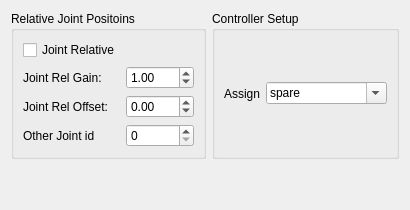
      <widget class="QWidget" name="tab_4">
       <attribute name="title">
        <string>Advanced</string>
       </attribute>
       <layout class="QGridLayout" name="gridLayout_5">
        <item row="0" column="0">
         <widget class="QGroupBox" name="groupBox_2">
          <property name="title">
           <string>Relative Joint Positoins</string>
          </property>
          <layout class="QGridLayout" name="gridLayout_4">
           <item row="2" column="1">
            <widget class="QDoubleSpinBox" name="doubleSpinBoxJointRelOffset">
             <property name="minimum">
              <double>-360.000000000000000</double>
             </property>
             <property name="maximum">
              <double>360.000000000000000</double>
             </property>
            </widget>
           </item>
           <item row="1" column="0">
            <widget class="QLabel" name="label_16">
             <property name="text">
              <string>Joint Rel Gain:</string>
             </property>
            </widget>
           </item>
           <item row="1" column="1">
            <widget class="QDoubleSpinBox" name="doubleSpinBoxJointRelGain">
             <property name="minimum">
              <double>-10.000000000000000</double>
             </property>
             <property name="maximum">
              <double>10.000000000000000</double>
             </property>
             <property name="value">
              <double>1.000000000000000</double>
             </property>
            </widget>
           </item>
           <item row="2" column="0">
            <widget class="QLabel" name="label_17">
             <property name="text">
              <string>Joint Rel Offset:</string>
             </property>
            </widget>
           </item>
           <item row="3" column="0">
            <widget class="QLabel" name="label_6">
             <property name="text">
              <string>Other Joint id</string>
             </property>
            </widget>
           </item>
           <item row="3" column="1">
            <widget class="QSpinBox" name="spinOtherJointId"/>
           </item>
           <item row="0" column="0">
            <widget class="QCheckBox" name="checkBoxJointRelative">
             <property name="text">
              <string>Joint Relative</string>
             </property>
            </widget>
           </item>
          </layout>
         </widget>
        </item>
        <item row="1" column="0">
         <spacer name="verticalSpacer_3">
          <property name="orientation">
           <enum>Qt::Vertical</enum>
          </property>
          <property name="sizeHint" stdset="0">
           <size>
            <width>20</width>
            <height>40</height>
           </size>
          </property>
         </spacer>
        </item>
        <item row="0" column="1">
         <widget class="QGroupBox" name="groupBox_11">
          <property name="title">
           <string>Controller Setup</string>
          </property>
          <layout class="QHBoxLayout" name="horizontalLayout">
           <item>
            <widget class="QLabel" name="label_37">
             <property name="text">
              <string>Assign</string>
             </property>
            </widget>
           </item>
           <item>
            <widget class="QComboBox" name="comboBoxServoName">
             <property name="editable">
              <bool>true</bool>
             </property>
             <item>
              <property name="text">
               <string>spare</string>
              </property>
             </item>
             <item>
              <property name="text">
               <string>front_left_pitch</string>
              </property>
             </item>
             <item>
              <property name="text">
               <string>front_left_roll</string>
              </property>
             </item>
             <item>
              <property name="text">
               <string>front_left_knee</string>
              </property>
             </item>
             <item>
              <property name="text">
               <string>front_right_pitch</string>
              </property>
             </item>
             <item>
              <property name="text">
               <string>front_right_roll</string>
              </property>
             </item>
             <item>
              <property name="text">
               <string>front_right_knee</string>
              </property>
             </item>
             <item>
              <property name="text">
               <string>back_left_pitch</string>
              </property>
             </item>
             <item>
              <property name="text">
               <string>back_left_roll</string>
              </property>
             </item>
             <item>
              <property name="text">
               <string>back_left_knee</string>
              </property>
             </item>
             <item>
              <property name="text">
               <string>back_right_pitch</string>
              </property>
             </item>
             <item>
              <property name="text">
               <string>back_right_roll</string>
              </property>
             </item>
             <item>
              <property name="text">
               <string>back_right_knee</string>
              </property>
             </item>
            </widget>
           </item>
          </layout>
         </widget>
        </item>
       </layout>
      </widget>
